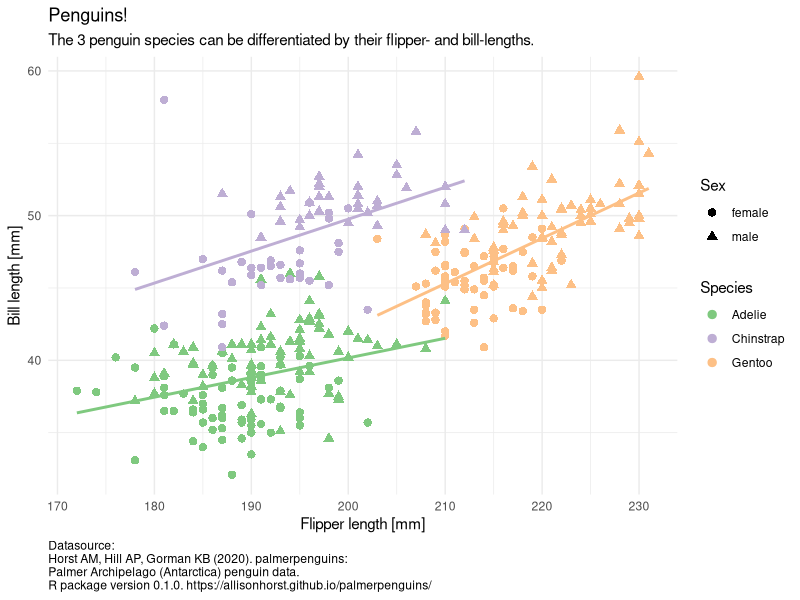

R code for this plot:
## ---- chunk 1
#| echo: FALSE
#| fig-cap: One of the plots we will be creating in the first lecture.
library(tidyverse)
library(palmerpenguins)

penguins %>%
  filter(complete.cases(.)) %>% 
  ggplot(aes(flipper_length_mm, bill_length_mm,
                     color = species,
                     shape = sex)) +
  geom_point(size = 2.5) +
  geom_smooth(aes(group = species), method = "lm", se = FALSE,
              show.legend = FALSE) +
  labs(x = "Flipper length [mm]",
       y = "Bill length [mm]",
       title = "Penguins!",
       subtitle = "The 3 penguin species can be differentiated by their flipper- and bill-lengths.",
       caption = "Datasource:\nHorst AM, Hill AP, Gorman KB (2020). palmerpenguins:\nPalmer Archipelago (Antarctica) penguin data.\nR package version 0.1.0. https://allisonhorst.github.io/palmerpenguins/",
       color = "Species",
       shape = "Sex") +
  theme_minimal() +
  scale_color_brewer(type = "qual") +
  theme(plot.caption = element_text(hjust = 0))
